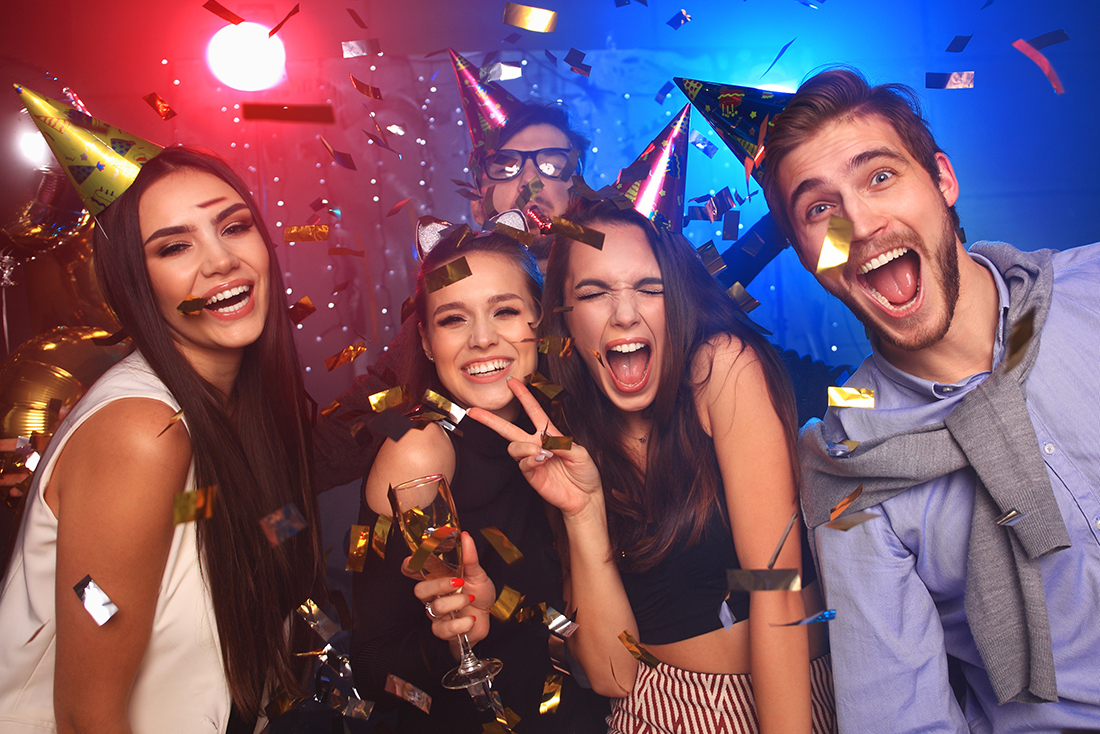
#> input picture lab0/bd.jpg, 1100 x 734 px
$ python Face_Detector.py   (older library calls are emulated)
#> lines starting #> are read from the running program, lines starting #| are printed output that depends on the picture; after the words box and inside, x2 and y2 are one past the last pixel; in counts of white or black regions, pixels touching at a corner belong together
from scipy.misc import face
import cv2

# load pre-trained date on face frontals from openCV (haar cascade algorithm)
trained_face_data = cv2.CascadeClassifier('../outside-res/haarcascade_frontalface_default.xml')

#choose an image to detect faces in
img = cv2.imread('./bd.jpg')
#> img is the input picture: shape (734, 1100, 3); mean B, G, R 107.2, 87.5, 122.1

#convert to greyscale
greyscaled_img = cv2.cvtColor(img,cv2.COLOR_BGR2GRAY)
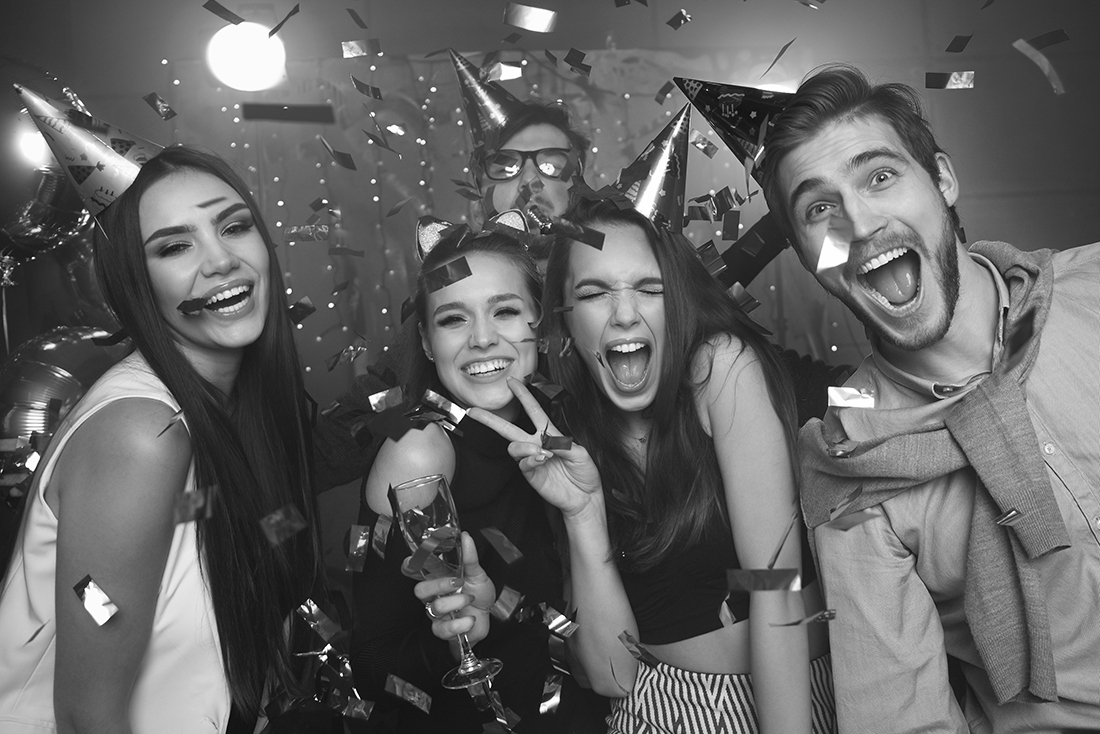
#> greyscaled_img: shape (734, 1100); min 0, max 255, mean 100.1

#detect faces
face_coords = trained_face_data.detectMultiScale(greyscaled_img)
#> face_coords = [[966, 518, 30, 30], [874, 395, 40, 40], [958, 566, 57, 57], [964, 590, 63, 63], [581, 320, 93, 93], [564, 246, 119, 119], [416, 265, 130, 130], [119, 167, 177, 177]]

for face in face_coords:
    # get coords and dimensions
    (x,y,w,h) = face
    #draw rectangle around face
    cv2.rectangle(img, (x,y), (x+w, y+h), (0,255,0), 2)
#> this loop made 8 passes
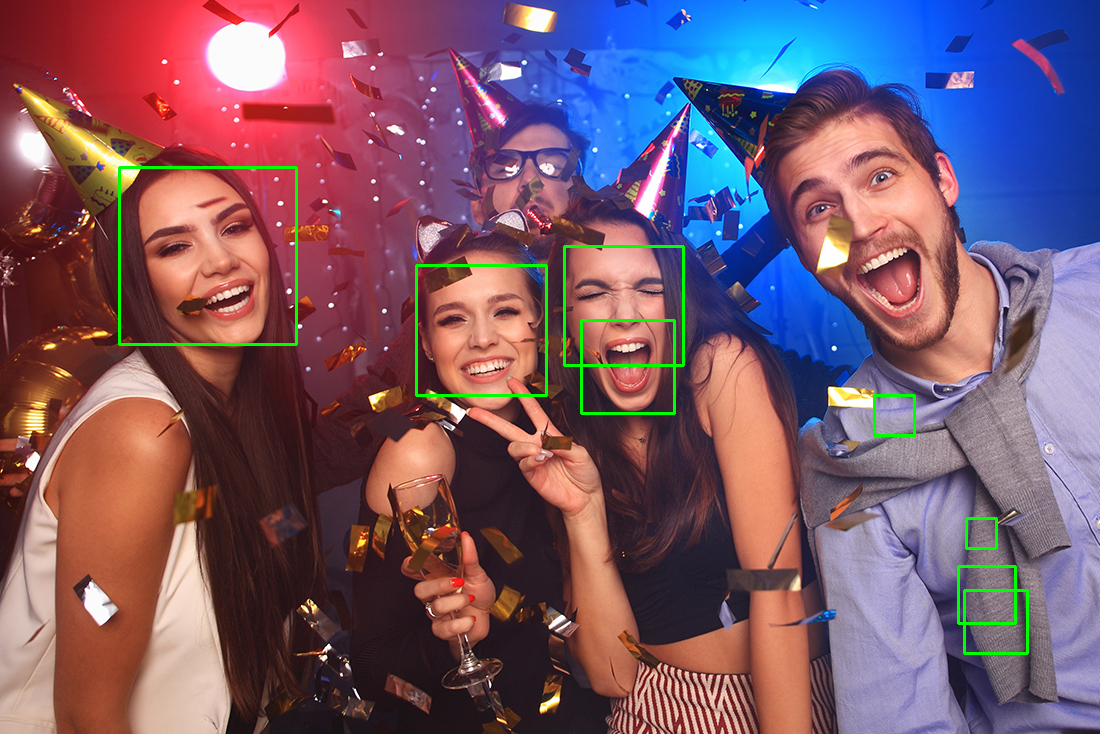
#> img: shape (734, 1100, 3); 1.05% of pixels changed, all inside (x1, y1, x2, y2) = (118, 166, 1029, 655)

print(face_coords)
#| [[966 518  30  30]
#|  [874 395  40  40]
#|  [958 566  57  57]
#|  [964 590  63  63]
#|  [581 320  93  93]
#|  [564 246 119 119]
#|  [416 265 130 130]
#|  [119 167 177 177]]


cv2.imshow('Face Detector', img)

cv2.waitKey()

print("Code Completed")

$ run again, with lab0/elijah.jpg copied over lab0/bd.jpg
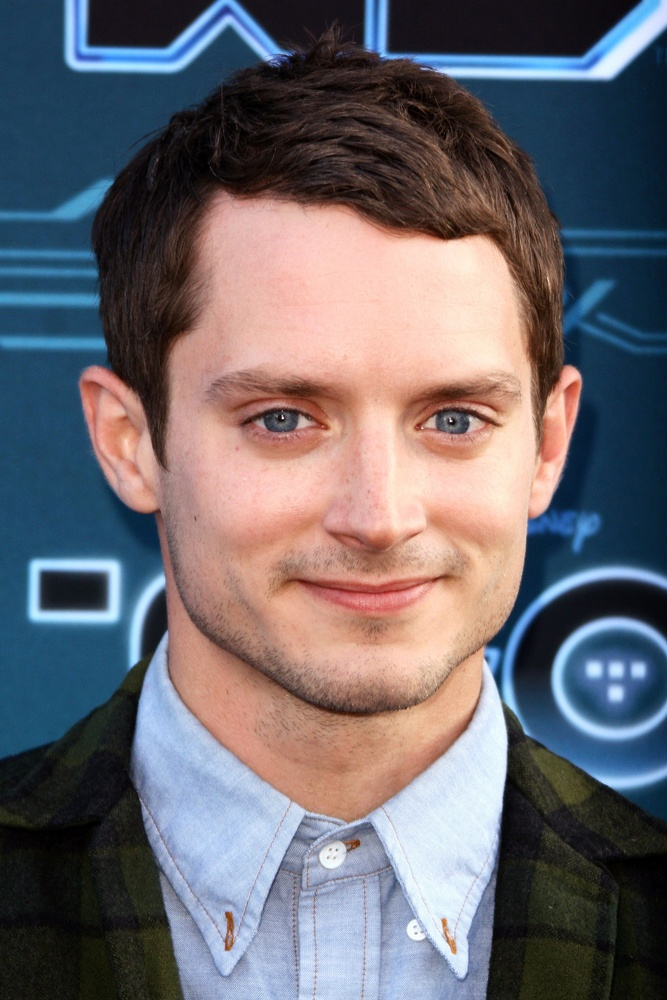
#> input picture lab0/elijah.jpg, 667 x 1000 px, shrunk from 1365 x 2048 before the run
#> img is the input picture: shape (1000, 667, 3); mean B, G, R 110.8, 104.7, 108.7
#> `greyscaled_img = cv2.cvtColor(img,cv2.COLOR_BGR2GRAY)`:
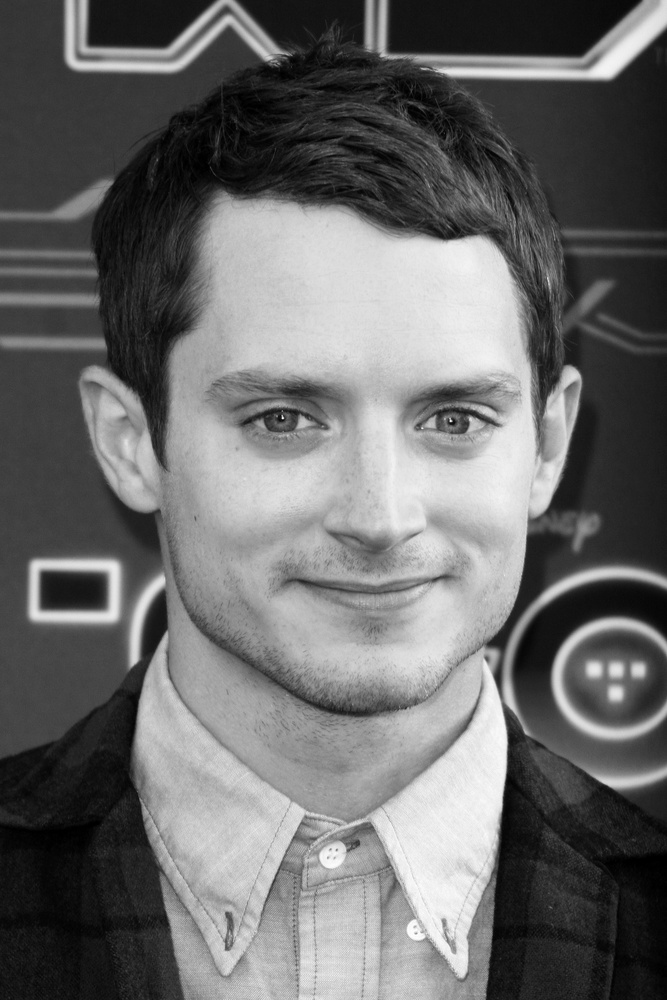
#> greyscaled_img: shape (1000, 667); min 0, max 255, mean 106.6
#> face_coords = [[66, 890, 98, 98], [132, 235, 473, 473]]
#> the loop `for face in face_coords:` made 2 passes
#> after the loop `for face in face_coords:`:
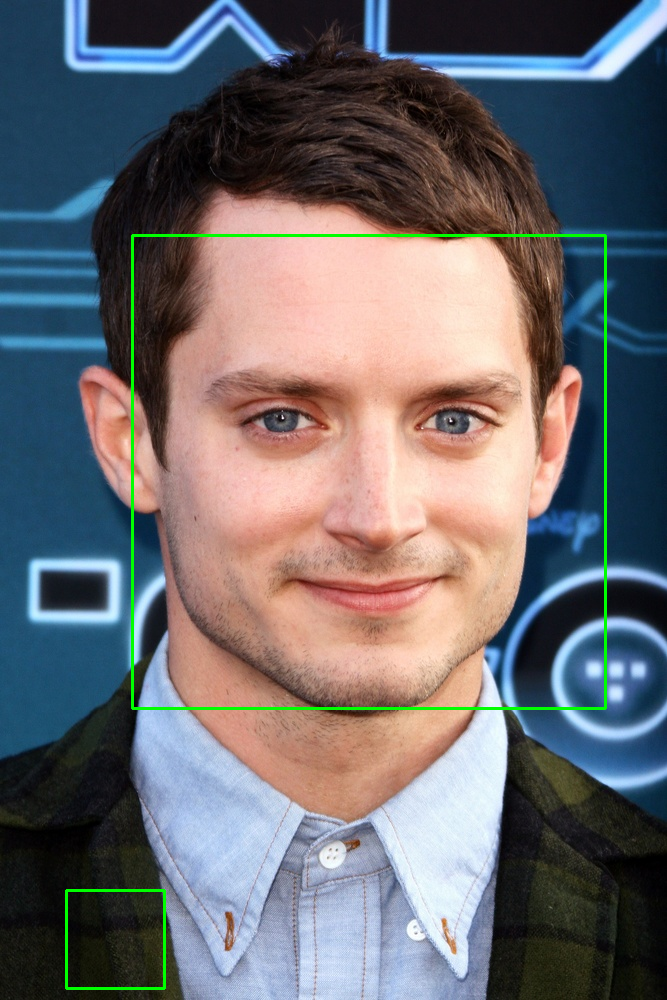
#> img: shape (1000, 667, 3); 1.03% of pixels changed, all inside (x1, y1, x2, y2) = (65, 234, 607, 990)
#| [[ 66 890  98  98]
#|  [132 235 473 473]]
